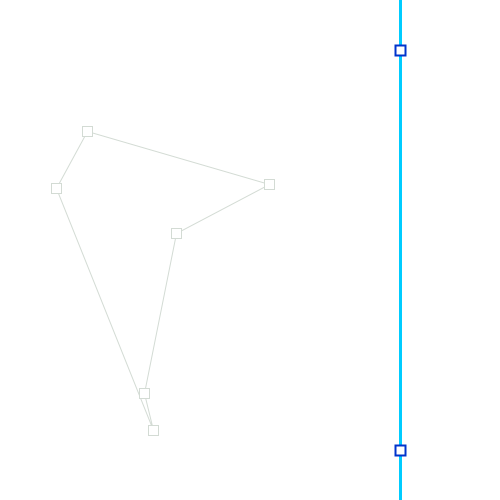
Frame 1 (no input)
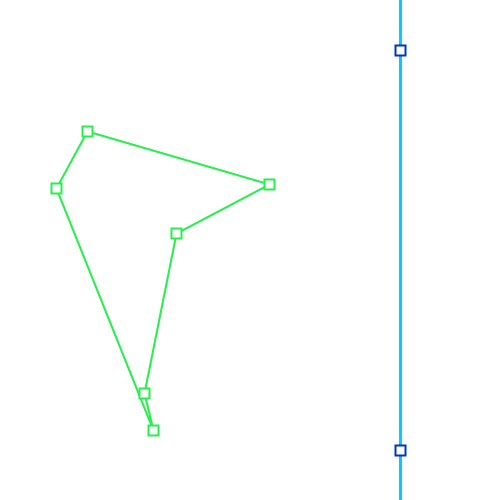
Frame 60 (the mouse pressed at the canvas centre just before this capture)
Frame 120 (the mouse held since frame 60 and released just before this capture): identical to frame 60, image omitted

The Processing sketch that drew these frames (run headless with seeded random() and noise(); from frame 60 on, the mouse is pressed at the canvas centre):

// Processing sketch: CohenSutherland
// ── CohenSutherland.pde
public static final int WIDTH = 500;
public static final int HEIGHT = 500;
int maxNumberOfVertices = 8;

InfiniteLine line;
Polygon originalPoly;
Polygon clippedPoly;

PVector selectedPoint = new PVector(); // on line

void settings() {
  size(WIDTH,HEIGHT);  
}

void setup() {
  line = new InfiniteLine();
  this.generatePolygon();
}

void draw() {
  background(255);
  
  // Drawing and clipping polygon to line
  originalPoly.constrainPoly();
  originalPoly.display();
  this.clippingToLine();
  clippedPoly.constrainPoly();
  clippedPoly.display();
  originalPoly.drawControlPoints();
  
    // Drawing infinite line
  line.constrainBoxandLine();
  line.calculateLineVars();
  line.calculateWindowIntersections();
  line.displayLine();
  line.drawControlBoxes();
}

void generatePolygon() {
  ArrayList<PVector> pts = new ArrayList<PVector>();
  int numPoints = (int) (random(3,maxNumberOfVertices+1));
  for (int i = 0; i < numPoints; i++) {
    pts.add(new PVector(random(0 + (width * 0.1),width - (width * 0.1)),
                        random(0 + (height * 0.1),height - (height * 0.1))));
  }
  originalPoly = new Polygon(pts, true);
}


/*
This method clips the original polygon to a clipped polygon based upon the existence of
an infinite line.
NOTE:
  if value of kStart or kEnd < 0 then the point is on the outside of the infinite line
  if value of kStart or kEnd > 0 then the point is on the inside of the infinite line
*/
void clippingToLine() {
  clippedPoly = new Polygon(new ArrayList<PVector>(), false);
  for (int i = 0; i < originalPoly.pts.size(); i++) {
    
    int len = originalPoly.pts.size();
    PVector curr = originalPoly.pts.get(i%len);
    PVector next = originalPoly.pts.get((i+1)%len);
    
    float kStart = line.insideOutsideLine(curr.x,curr.y);
    float kEnd = line.insideOutsideLine(next.x,next.y);
    
    // Going from inside line to outside line
    if (kStart > 0 && kEnd < 0) {
      float t = line.getT(curr, next);
      
      PVector intersection = new PVector((1-t)*curr.x + t*next.x,(1-t)*curr.y + t*next.y);
      clippedPoly.pts.add(curr);
      clippedPoly.pts.add(intersection);
    }
    
    else if (kStart < 0 && kEnd > 0) {
      float t = line.getT(curr, next);
      
      PVector intersection = new PVector((1-t)*curr.x + t*next.x,(1-t)*curr.y + t*next.y);
      clippedPoly.pts.add(intersection);
      clippedPoly.pts.add(next);
    }
    
    else if (kStart > 0 && kEnd > 0) {
      clippedPoly.pts.add(curr);
      clippedPoly.pts.add(next);
    }
  }
}

// Handling mouse events
void mousePressed(){
  
  for (PVector point : originalPoly.pts) {
    if (dist(mouseX, mouseY, point.x, point.y) <= Polygon.controlPtWidth) {
      selectedPoint = point;
      return;
    }
  }
  
  if(dist(mouseX, mouseY, line.p0.x, line.p0.y) <= InfiniteLine.controlPtWidth/2){
    selectedPoint = line.p0;
    return;
  }
  
  if(dist(mouseX, mouseY, line.p1.x, line.p1.y) <= InfiniteLine.controlPtWidth/2){
    selectedPoint = line.p1;
    return;
  }
} 

void mouseDragged(){
  if(selectedPoint != null) selectedPoint.set(mouseX, mouseY);  
}

void mouseReleased(){
  selectedPoint = null;
}
// ── InfiniteLine.pde
public class InfiniteLine{
  
  private static final int controlPtWidth = 10;
  
  // Fields
  PVector p0, p1; // two control points
  float a; // a = y0 - y1
  float b; // b = x1 - x0
  float c; // (x0 * y1) - (x1 * y0)
  float m; // gradient : y0 - y1 / x1 - x0 OR a/b 
  
  // Fields for infinite line intersections w/ window frame
  float p0Top, p0Left, p0Right, p0Bottom;
  float p1Top, p1Left, p1Right, p1Bottom;
  
  public InfiniteLine(){
    p0 = new PVector(width * 0.8, 0.1 * height);
    p1 = new PVector(width * 0.8, 0.9 * height);
  }
  
  /*
  return a decision variable in the form of a number
  that depicts whether the vertex of the polygon is
  inside, outside or on the line
  */
  float insideOutsideLine(float x, float y) {
    return a*x + b*y + c;
  }
  
  /*
  returns the intersection point of the infinite clipping
  line and two vertices
  */
  float getT(PVector curr, PVector next) {
    return (a*curr.x + b*curr.y + c)/(a*(curr.x - next.x) + b*(curr.y - next.y));
  }
  
  /* 
  For the equation ax + by + c = 0, the
  following calculates the parameters knowing
  x and y for each point.
  This updates whenever the line is moved
  */
  void calculateLineVars(){
    // From lecture notes
    a = p0.y - p1.y;
    b = p1.x - p0.x;
    c = (p1.y * p0.x) - (p1.x * p0.y);
  }
  
  void calculateWindowIntersections() {
    /* 
    By making each four window sides have an equation. E.G: RHS
    x = width (like 750), we can use ax + by + c = 0 plugging in
    x = 750 to solve for the y value using the already calculated
    a,b and c values.
    You have to do this for both control points: to find intersections
    with the window frame
    */
    p0Top = -c/a;
    p0Left = -c/b;
    p0Right = (-a * height - c)/b;
    p0Bottom = (-width * b - c)/a;
    
    p1Top = -c/a;
    p1Left = -c/b;
    p1Right = (-a * height - c)/b;
    p1Bottom = (-width * b - c)/a;
  }
  
  void constrainBoxandLine() { 
    // Limiting the two boxes/control points within the window frame
    if (p0.x-controlPtWidth/2 <= 0) {p0.x = 0 + controlPtWidth/2;}
    if (p0.x+controlPtWidth/2 >= width) {p0.x = width - controlPtWidth/2;}
    if (p0.y-controlPtWidth/2 <= 0) {p0.y = 0 + controlPtWidth/2;}
    if (p0.y+controlPtWidth/2 >= height) {p0.y = height - controlPtWidth/2;}
    
    if (p1.x-controlPtWidth/2 <= 0) {p1.x = 0 + controlPtWidth/2;}
    if (p1.x+controlPtWidth/2 >= width) {p1.x = width - controlPtWidth/2;}
    if (p1.y-controlPtWidth/2 <= 0) {p1.y = 0 + controlPtWidth/2;}
    if (p1.y+controlPtWidth/2 >= height) {p1.y = height - controlPtWidth/2;}
  }
  
  void drawControlBoxes() {
    stroke(#0033CC);
    strokeWeight(2);
    
    rect(p0.x-controlPtWidth/2, p0.y-controlPtWidth/2, controlPtWidth, controlPtWidth);
    rect(p1.x-controlPtWidth/2, p1.y-controlPtWidth/2, controlPtWidth, controlPtWidth);
  }
  
  void displayLine(){
    stroke(#00CCFF);
    strokeWeight(3);
    line(p0.x, p0.y, p1.x, p1.y);
    
    // Draws the extending line from p0 to intersection with respective window
    if(p0Top > 0 && p0Top < width) {line(p0Top, 0, p0.x, p0.y);} 
    if(p0Bottom > 0 && p0Bottom < width) {line(p0Bottom, height, p0.x, p0.y);} 
    if(p0Left > 0 && p0Left < height) {line(0, p0Left, p0.x, p0.y);}
    if(p0Right > 0 && p0Right < height) {line(width, p0Right, p0.x, p0.y);} 
    
    // Draws the extending line from p1 to intersection with respective window
    if(p1Top > 0 && p1Top < width) {line(p1Top, 0, p1.x, p1.y);} 
    if(p1Bottom > 0 && p1Bottom < width) {line(p1Bottom, height, p1.x, p1.y);} 
    if(p1Left > 0 && p1Left < height) {line(0, p1Left, p1.x, p1.y);} 
    if(p1Right > 0 && p1Right < height) {line(width, p1Right, p1.x, p1.y);}
  }
}
// ── Polygon.pde
public class Polygon {
  
  // Fields
  private static final int controlPtWidth = 10;
  ArrayList<PVector> pts;
  boolean original;
  
  public Polygon(ArrayList<PVector> pts, boolean original) {
    this.pts = pts; 
    this.original = original;
  }
  
  void display() {
    if (pts.size() == 0) return;
    if (original) {stroke(#D3DBD4);}
    else {stroke(#26F04B);}
    beginShape();
    for (PVector point : this.pts) {
      vertex(point.x, point.y);
    }
    endShape(CLOSE);
  }
  
  void drawControlPoints() {
    if (original) {  
      for (PVector point : this.pts) {
          rect(point.x - controlPtWidth/2,point.y - controlPtWidth/2, controlPtWidth,controlPtWidth);
      }
    }
  }

  void constrainPoly() {
      // Limiting the two boxes/control points within the window frame
      for (PVector point : this.pts) {
        if (point.x-controlPtWidth/2 <= 0) {point.x = 0 + controlPtWidth/2;}
        if (point.x+controlPtWidth/2 >= width) {point.x = width - controlPtWidth/2;}
        if (point.y-controlPtWidth/2 <= 0) {point.y = 0 + controlPtWidth/2;}
        if (point.y+controlPtWidth/2 >= height) {point.y = height - controlPtWidth/2;}
      }
  }
}
